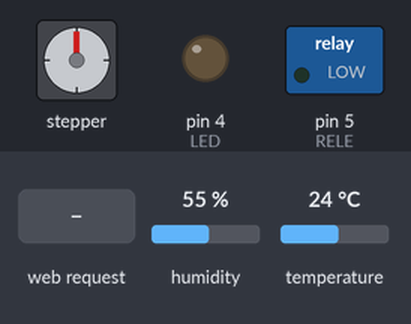
Simulated run of this sketch. Board: Arduino Uno, built with avr-gcc and run on an emulated ATmega328P. Shown: stepper motor, switched loads named in the sketch (green lamp = pin HIGH), output pins drawn as LEDs (lit = HIGH). Inputs (shaded band) come from the test bench; at power-on: humidity 55 %, temperature 24 °C. WiFi joins after 1.5 s; servers stay silent unless stated; stepper angles assume 200 steps per turn; what the sketch prints to the serial monitor is not drawn.

Above: at 1.2 s.
1.3 s: HTTP request GET /ekran/abrir received
At 1.47 s:
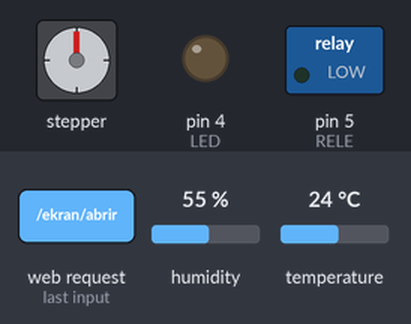
4.8 s: HTTP request GET /led/on received
At 7.7 s:
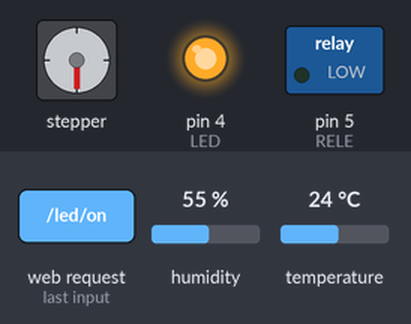
8.3 s: HTTP request GET /rele/on received
At 9.3 s:
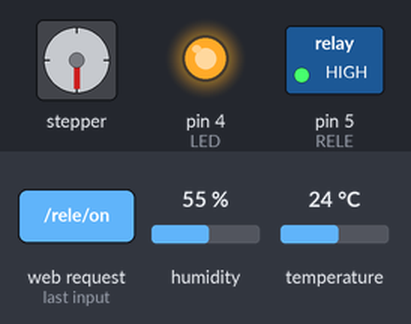
9.8 s: HTTP request GET /led/off received
At 10.4 s:
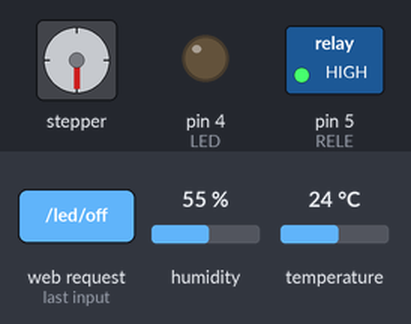
11.3 s: HTTP request GET /ekran/cerrar received
At 11.47 s:
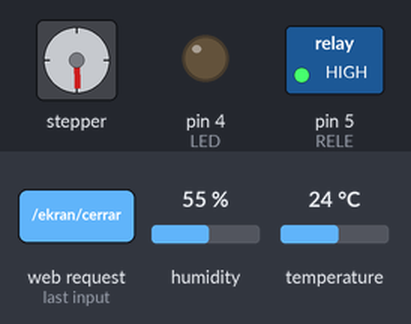
14.8 s: HTTP request GET /rele/off received
At 15.1 s:
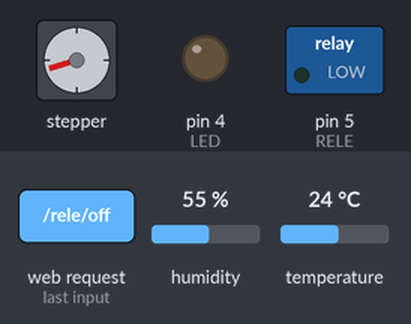
Timing chart, 0 to 18.6 s (numbered marks = the images above; inputs shaded):
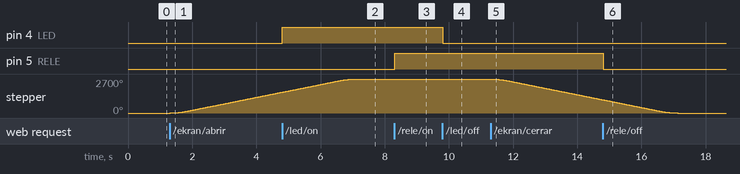

Measured:
- after the input at 1.3 s, stepper: keeps turning clockwise at about 476°/s, starting at once
- after the input at 4.8 s, pin 4 (LED): LOW → HIGH at once
- after the input at 8.3 s, pin 5 (RELE): LOW → HIGH at once
- after the input at 9.8 s, pin 4 (LED): HIGH → LOW at once
- after the input at 11.3 s, stepper: keeps turning counter-clockwise at about 476°/s, starting at once
- after the input at 14.8 s, pin 5 (RELE): HIGH → LOW at once

The sketch:

proyecto-ethernet.ino
```cpp
#include <SPI.h>              // Comunicación SPI necesaria para Ethernet
#include <Ethernet.h>         // Librería para conectividad Ethernet
#include <AccelStepper.h>     // Control preciso de motores paso a paso
#include <DHT.h>              // Lectura de sensores de temperatura y humedad

// === CONFIGURACIÓN DHT11 ===
#define DHTPIN 8              // Pin de datos del sensor DHT11
#define DHTTYPE DHT11         // Tipo de sensor DHT
DHT dht(DHTPIN, DHTTYPE);     // Objeto del sensor DHT11

// === CONFIGURACIÓN ETHERNET ===
byte mac[] = { 0xDE, 0xAD, 0xBE, 0xEF, 0xFE, 0xED }; // Dirección MAC ficticia
IPAddress ip(192, 168, 0, 40);                       // Dirección IP del Arduino
IPAddress gateway(192, 168, 0, 1);                   // Puerta de enlace
IPAddress subnet(255, 255, 255, 0);                  // Máscara de subred
EthernetServer server(80);                           // Servidor en el puerto 80

// === PINES ===
const int LED = 4;             // Pin de salida para el LED
const int RELE = 5;            // Pin de salida para el relé
#define STEP_PIN 3             // Pin de paso del motor
#define DIR_PIN 2              // Pin de dirección del motor

// === MOTOR PASO A PASO ===
const long pasosApertura = 1500;                       // Pasos para abrir el "ekran"
AccelStepper stepper(AccelStepper::DRIVER, STEP_PIN, DIR_PIN); // Objeto motor

// === VARIABLES DE ESTADO ===
bool estadoLED = false;        // Estado actual del LED
bool estadoRELE = false;       // Estado actual del relé
bool ekranAbierto = false;     // Estado de apertura del "ekran"
float temperatura = 0;         // Temperatura actual
float humedad = 0;             // Humedad actual
unsigned long ultimaLecturaSensor = 0; // Última vez que se leyó el sensor
unsigned long ultimoAjax = 0;          // Última actualización AJAX
const long intervaloAjax = 3000;       // Intervalo de actualización (3s)

// === VARIABLES PARA TIEMPO ===
char tiempoString[20]; // Para almacenar la hora de actualización

void setup() {
  Serial.begin(9600);          // Inicializa comunicación serial
  dht.begin();                 // Inicia el sensor DHT11

  pinMode(LED, OUTPUT);        // LED como salida
  pinMode(RELE, OUTPUT);       // Relé como salida
  digitalWrite(LED, LOW);      // Apaga LED
  digitalWrite(RELE, LOW);     // Apaga relé

  // Configura el motor
  stepper.setMaxSpeed(300);      // Velocidad máxima
  stepper.setAcceleration(500);  // Aceleración
  stepper.setCurrentPosition(0); // Posición inicial

  // Inicia Ethernet
  Ethernet.begin(mac, ip, gateway, gateway, subnet);
  server.begin();
  Serial.print(F("Servidor iniciado en IP: "));
  Serial.println(Ethernet.localIP());

  leerSensores(); // Primera lectura al iniciar
}


void actualizarTiempoString() {
  unsigned long tiempo = millis() / 1000; // Convertir a segundos
  unsigned long segundos = tiempo % 60;
  unsigned long minutos = (tiempo / 60) % 60;
  unsigned long horas = (tiempo / 3600) % 24;

  sprintf(tiempoString, "%02lu:%02lu:%02lu", horas, minutos, segundos);
}

void leerSensores() {
  temperatura = dht.readTemperature();
  humedad = dht.readHumidity();
  ultimaLecturaSensor = millis();
  actualizarTiempoString();
}

void loop() {
  // Prioridad 1: Mover el motor
  stepper.run();

  // Prioridad 2: Leer sensores cada 5 segundos si el motor no está en movimiento
  if (stepper.distanceToGo() == 0 && millis() - ultimaLecturaSensor > 5000) {
    leerSensores();
  }

  // Prioridad 3: Atender solicitudes web
  EthernetClient client = server.available();
  if (client) {
    procesarCliente(client);
  }
}

void procesarCliente(EthernetClient &client) {
  String peticion = "";
  boolean finCabecera = false;
  unsigned long tiempoInicio = millis();

  // Leer la petición HTTP mientras se sigue moviendo el motor
  while (client.connected() && !finCabecera && millis() - tiempoInicio < 500) {
    stepper.run(); // Mantener el motor en movimiento

    if (client.available()) {
      char c = client.read();
      peticion += c;

      if (peticion.endsWith("\r\n\r\n")) {
        finCabecera = true;
      }
    }
  }

  // Endpoint de datos para AJAX
  if (peticion.indexOf("GET /data") != -1) {
    enviarDatosJSON(client);
  }
  // Página web normal
  else {
    procesarComandos(peticion);
    enviarPaginaWeb(client);
  }

  // Cerrar conexión
  delay(1);
  client.stop();
}

void procesarComandos(String peticion) {
  if (peticion.indexOf("GET /led/on") != -1) {
    digitalWrite(LED, HIGH);
    estadoLED = true;
  } else if (peticion.indexOf("GET /led/off") != -1) {
    digitalWrite(LED, LOW);
    estadoLED = false;
  } else if (peticion.indexOf("GET /rele/on") != -1) {
    digitalWrite(RELE, HIGH);
    estadoRELE = true;
  } else if (peticion.indexOf("GET /rele/off") != -1) {
    digitalWrite(RELE, LOW);
    estadoRELE = false;
  } else if (peticion.indexOf("GET /sw3/on") != -1) {
    digitalWrite(LED, HIGH);
    digitalWrite(RELE, HIGH);
    estadoLED = true;
    estadoRELE = true;
  } else if (peticion.indexOf("GET /sw3/off") != -1) {
    digitalWrite(LED, LOW);
    digitalWrite(RELE, LOW);
    estadoLED = false;
    estadoRELE = false;
  } else if (peticion.indexOf("GET /ekran/abrir") != -1) {
    stepper.moveTo(pasosApertura);
    ekranAbierto = true;
  } else if (peticion.indexOf("GET /ekran/cerrar") != -1) {
    stepper.moveTo(0);
    ekranAbierto = false;
  }
}

void enviarDatosJSON(EthernetClient &client) {
  client.println(F("HTTP/1.1 200 OK"));
  client.println(F("Content-Type: application/json"));
  client.println(F("Connection: close"));
  client.println();
  client.print(F("{\"temp\":"));
  client.print(temperatura);
  client.print(F(",\"hum\":"));
  client.print(humedad);
  client.print(F(",\"motor\":"));
  client.print(stepper.isRunning() ? 1 : 0);
  client.print(F(",\"estado\":\""));
  client.print(ekranAbierto ? F("ABIERTO") : F("CERRADO"));
  client.print(F("\",\"tiempo\":\""));
  client.print(tiempoString);
  client.print(F("\",\"led\":\""));
  client.print(estadoLED ? F("ENCENDIDO") : F("APAGADO"));
  client.print(F("\",\"rele\":\""));
  client.print(estadoRELE ? F("ENCENDIDO") : F("APAGADO"));
  client.print(F("\"}"));
}

void enviarPaginaWeb(EthernetClient &client) {
  client.println(F("HTTP/1.1 200 OK"));
  client.println(F("Content-Type: text/html"));
  client.println(F("Connection: close"));
  client.println();

  // Inicio de la página web
  client.println(F("<!DOCTYPE html><html><head><title>Control Ekran</title>"));

  // Script AJAX para actualización automática
  client.println(F("<script>"));
  client.println(F("function actualizarSensor() {"));
  client.println(F("  var xhr = new XMLHttpRequest();"));
  client.println(F("  xhr.onreadystatechange = function() {"));
  client.println(F("    if (this.readyState == 4 && this.status == 200) {"));
  client.println(F("      var datos = JSON.parse(this.responseText);"));
  client.println(F("      document.getElementById('temp').innerHTML = datos.temp;"));
  client.println(F("      document.getElementById('hum').innerHTML = datos.hum;"));
  client.println(F("      document.getElementById('motorEstado').innerHTML = datos.motor ? 'GIRANDO' : 'DETENIDO';"));
  client.println(F("      document.getElementById('ekranEstado').innerHTML = datos.estado;"));
  client.println(F("      document.getElementById('ultimaAct').innerHTML = datos.tiempo;"));
  client.println(F("      document.getElementById('ledEstado').innerHTML = datos.led;"));
  client.println(F("      document.getElementById('releEstado').innerHTML = datos.rele;"));
  client.println(F("    }"));
  client.println(F("  };"));
  client.println(F("  xhr.open('GET', '/data', true);"));
  client.println(F("  xhr.send();"));
  client.println(F("}"));
  client.println(F("setInterval(actualizarSensor, 3000);"));
  client.println(F("</script></head><body>"));

  // Contenido de la página
  client.println(F("<h1>Panel de Control</h1>"));

  // Sección de sensores
  client.println(F("<div style='border: 1px solid #ccc; padding: 5px; margin-bottom: 10px;'>"));
  client.println(F("<h2>Sensores</h2>"));
  client.print(F("<p>Temperatura: <span id='temp'>"));
  client.print(temperatura);
  client.println(F("</span> C</p>"));
  client.print(F("<p>Humedad: <span id='hum'>"));
  client.print(humedad);
  client.println(F("</span> %</p>"));
  client.print(F("<p>Motor: <span id='motorEstado'>"));
  client.print(stepper.isRunning() ? F("GIRANDO") : F("DETENIDO"));
  client.println(F("</span></p>"));
  client.print(F("<p>Ekran: <span id='ekranEstado'>"));
  client.print(ekranAbierto ? F("ABIERTO") : F("CERRADO"));
  client.println(F("</span></p>"));
  client.print(F("<p>Led: <span id='ledEstado'>"));
  client.print(estadoLED ? F("ENCENDIDO") : F("APAGADO"));
  client.println(F("</span></p>"));
  client.print(F("<p>RELE: <span id='releEstado'>"));
  client.print(estadoRELE ? F("ENCENDIDO") : F("APAGADO"));
  client.println(F("</span></p>"));
  client.print(F("<p>Ultima actualizacion: <span id='ultimaAct'>"));
  client.print(tiempoString);
  client.println(F("</span></p>"));
  client.println(F("</div>"));

  // Controles
  client.println(F("<p><a href='/led/on'><button>LED ON</button></a> | <a href='/led/off'><button>LED OFF</button></a></p>"));
  client.println(F("<p><a href='/rele/on'><button>RELE ON</button></a> | <a href='/rele/off'><button>RELE OFF</button></a></p>"));
  client.println(F("<p><a href='/sw3/on'><button>SWITCH 3 ON</button></a> | <a href='/sw3/off'><button>SWITCH 3 OFF</button></a></p>"));
  client.println(F("<p><a href='/ekran/abrir'><button>Abrir Ekran</button></a> | <a href='/ekran/cerrar'><button>Cerrar Ekran</button></a></p>"));

  client.println(F("</body></html>"));
}
```
